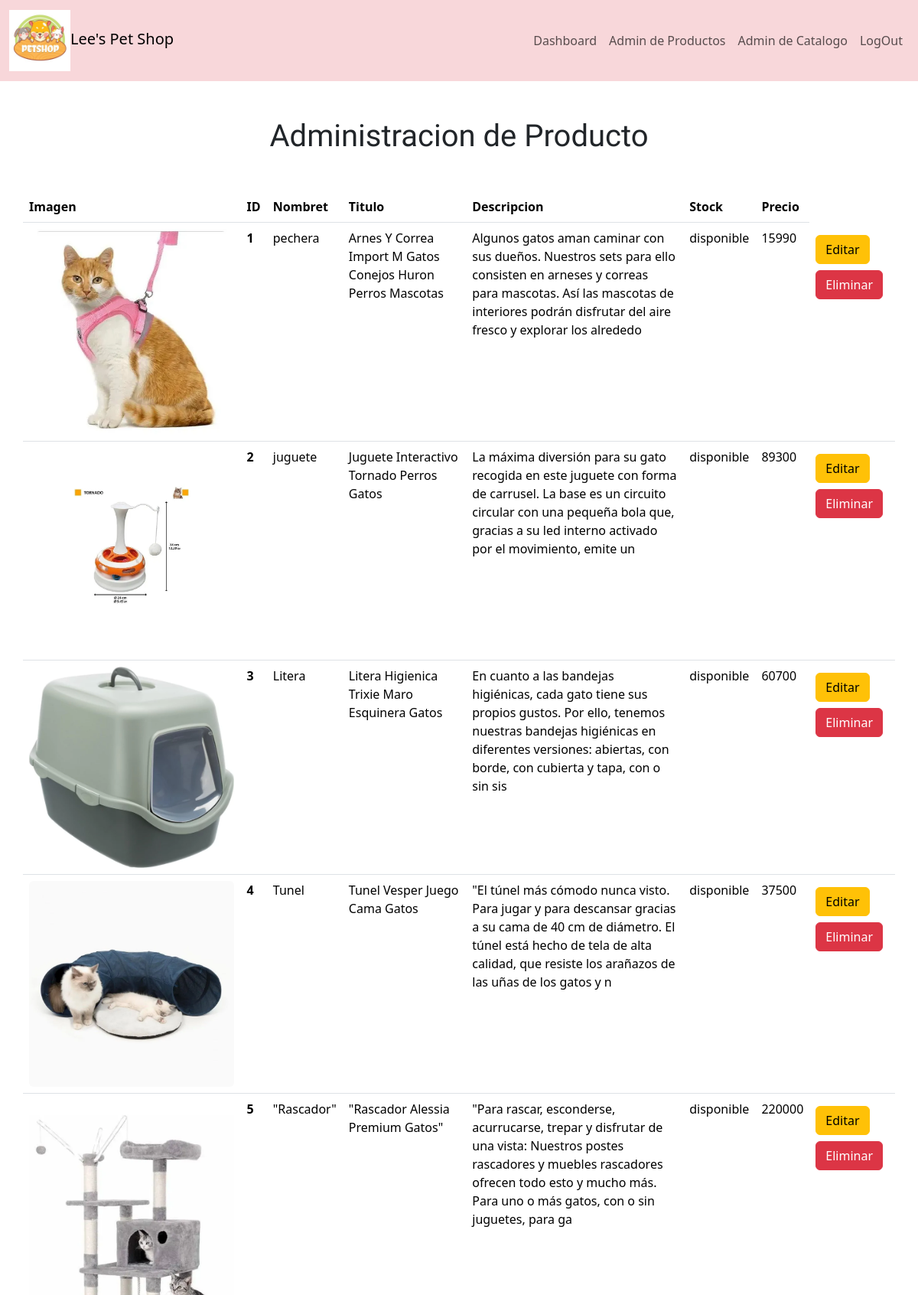
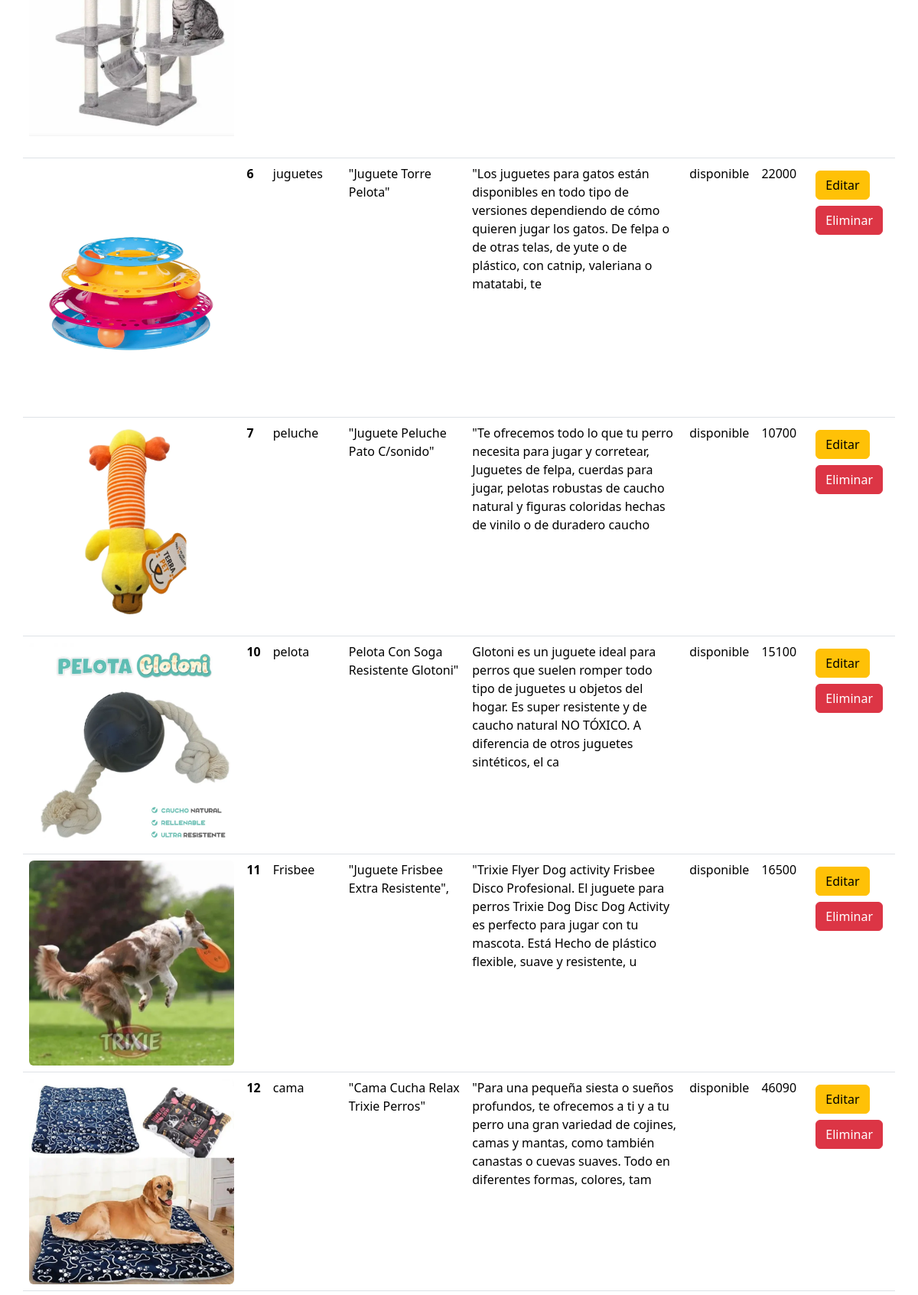
The app's page /admin/index.php?sec=admin_productos (signed in, upper part) with its own data (2 pictures, top to bottom).
### tables this page shows
CREATE TABLE `productos` (
  `id` int(11) NOT NULL,
  `nombre` varchar(50) NOT NULL,
  `titulo` varchar(100) NOT NULL,
  `descripcion` varchar(200) NOT NULL,
  `stock` varchar(50) NOT NULL,
  `precio` decimal(10,0) NOT NULL,
  `imagen` varchar(50) NOT NULL,
  `id_catalogo` int(11) NOT NULL,
  `id_colores` int(11) NOT NULL
);

### classes/Producto.php (called while the page is built, shortened)
<?php
    class Producto {
        protected $id;
        protected $nombre;
        protected $titulo;
        protected $descripcion;
        protected $stock;
        protected $precio;
        protected $imagen;
        public function catalogo_completo(): array {
              $conexion = (new Conexion())->getConexion();
              $query = "SELECT * FROM productos";
              $PDOStatment = $conexion->prepare($query);
              $PDOStatment->setFetchMode(PDO::FETCH_CLASS, self::class);
              $PDOStatment->execute();
              $catalogo = $PDOStatment->fetchAll();
              return $catalogo;
         }
        public function getId()
        {
                return $this->id;
        }
        public function getNombre()
        {
                return $this->nombre;
        }
        public function getTitulo()
        {
                return $this->titulo;
        }
        public function getDescripcion()
        {
                return $this->descripcion;
        }
        public function getStock()
        {
                return $this->stock;
        }
        public function getPrecio()
        {
                return $this->precio;
        }
        public function getImagen()
        {
                return $this->imagen;
        }
    }
?>

### admin/views/admin_productos.php (the view, shortened to what this page needs)
<?php
$productos = (new Producto())->catalogo_completo();
?>
<div class="row my-5">
    <div class="col">
        <h1 class="text-center mb-5">Administracion de Producto</h1>
        <div class="row mb-5 d-flex align-items-center">
        <table class="table">
  <thead>
    <tr>
      <th scope="col">Imagen</th>
      <th scope="col">ID</th>
      <th scope="col">Nombret</th>
      <th scope="col">Titulo</th>
      <th scope="col">Descripcion</th>
      <th scope="col">Stock</th>
      <th scope="col">Precio</th>
    </tr>
  </thead>
  <tbody>
  <?php foreach ($productos as $p){ ?>
    <tr>
      <td><img src="../img/mascotas/<?= $p->getImagen() ?>" class="img-fluid rounded" alt=""></td>
      <th scope="row"><?= $p->getId() ?></th>
      <td><?= $p->getNombre() ?></td>
      <td><?= $p->getTitulo() ?></td>
      <td><?= $p->getDescripcion() ?></td>
      <td><?= $p->getStock() ?></td>
      <td><?= $p->getPrecio() ?></td>
      <td>
        <a class="btn btn-warning mt-2" href="index.php?sec=edit_productos&id=<?=$p->getId() ?>">Editar</a>
        <a class="btn btn-danger mt-2" href="index.php?sec=delete_productos&id=<?=$p->getId() ?>">Eliminar</a>
      </td>
    </tr>
    <?php } ?>
  </tbody>
</table>
        </div>
    </div>
</div>

### css/estilos.css (style rules this page uses)
h1 { font-family: "Agbalumo", system-ui; }

### records on screen
productos: imagen (picture), id "1", nombre "pechera", titulo "Arnes Y Correa Import M Gatos Conejos Huron Perros Mascotas", descripcion "Algunos gatos aman caminar con sus dueños. Nuestros sets para ello consisten en arneses y correas para mascotas. Así las mascotas de interiores podrán disfrutar del aire fresco y explorar los alrededo", stock "disponible", precio "15990"
productos: imagen (picture), id "2", nombre "juguete", titulo "Juguete Interactivo Tornado Perros Gatos", descripcion "La máxima diversión para su gato recogida en este juguete con forma de carrusel. La base es un circuito circular con una pequeña bola que, gracias a su led interno activado por el movimiento, emite un", stock "disponible", precio "89300"
productos: imagen (picture), id "3", nombre "Litera", titulo "Litera Higienica Trixie Maro Esquinera Gatos", descripcion "En cuanto a las bandejas higiénicas, cada gato tiene sus propios gustos. Por ello, tenemos nuestras bandejas higiénicas en diferentes versiones: abiertas, con borde, con cubierta y tapa, con o sin sis", stock "disponible", precio "60700"
productos: imagen (picture), id "4", nombre "Tunel", titulo "Tunel Vesper Juego Cama Gatos", descripcion "\"El túnel más cómodo nunca visto. Para jugar y para descansar gracias a su cama de 40 cm de diámetro. El túnel está hecho de tela de alta calidad, que resiste los arañazos de las uñas de los gatos y n", stock "disponible", precio "37500"
productos: imagen (picture), id "5", nombre "\"Rascador\"", titulo "\"Rascador Alessia Premium Gatos\"", descripcion "\"Para rascar, esconderse, acurrucarse, trepar y disfrutar de una vista: Nuestros postes rascadores y muebles rascadores ofrecen todo esto y mucho más. Para uno o más gatos, con o sin juguetes, para ga", stock "disponible", precio "220000"
productos: imagen (picture), id "6", nombre "juguetes", titulo "\"Juguete Torre Pelota\"", descripcion "\"Los juguetes para gatos están disponibles en todo tipo de versiones dependiendo de cómo quieren jugar los gatos. De felpa o de otras telas, de yute o de plástico, con catnip, valeriana o matatabi, te", stock "disponible", precio "22000"
productos: imagen (picture), id "7", nombre "peluche", titulo "\"Juguete Peluche Pato C/sonido\"", descripcion "\"Te ofrecemos todo lo que tu perro necesita para jugar y corretear, Juguetes de felpa, cuerdas para jugar, pelotas robustas de caucho natural y figuras coloridas hechas de vinilo o de duradero caucho", stock "disponible", precio "10700"
productos: imagen (picture), id "10", nombre "pelota", titulo "Pelota Con Soga Resistente Glotoni\"", descripcion "Glotoni es un juguete ideal para perros que suelen romper todo tipo de juguetes u objetos del hogar. Es super resistente y de caucho natural NO TÓXICO. A diferencia de otros juguetes sintéticos, el ca", stock "disponible", precio "15100"
productos: imagen (picture), id "11", nombre "Frisbee", titulo "\"Juguete Frisbee Extra Resistente\",", descripcion "\"Trixie Flyer Dog activity Frisbee Disco Profesional. El juguete para perros Trixie Dog Disc Dog Activity es perfecto para jugar con tu mascota. Está Hecho de plástico flexible, suave y resistente, u", stock "disponible", precio "16500"
productos: imagen (picture), id "12", nombre "cama", titulo "\"Cama Cucha Relax Trixie Perros\"", descripcion "\"Para una pequeña siesta o sueños profundos, te ofrecemos a ti y a tu perro una gran variedad de cojines, camas y mantas, como también canastas o cuevas suaves. Todo en diferentes formas, colores, tam", stock "disponible", precio "46090"
